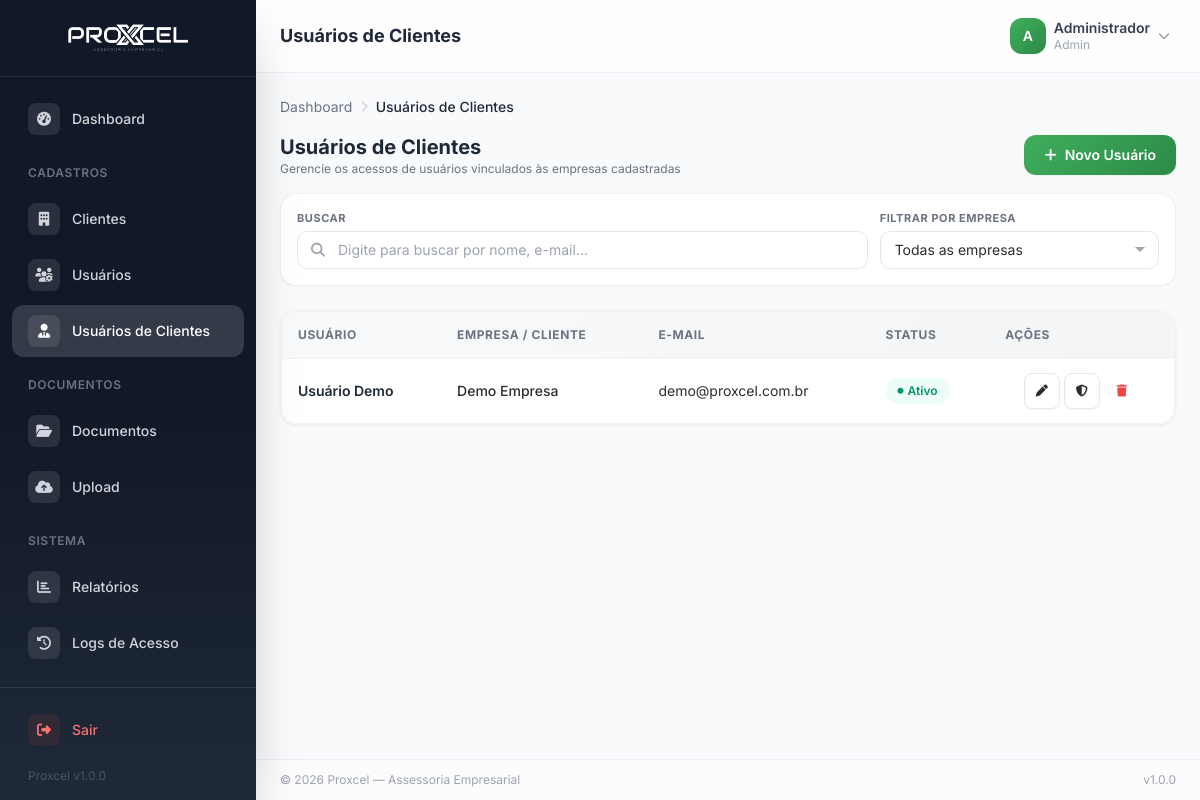
Screenshot of /pages/usuarios_clientes/index.php (signed in) with the database file from the repository.
### tables this page shows
CREATE TABLE IF NOT EXISTS `ctempresa_proxcel_usuarios_clientes` (
    `id` INT UNSIGNED AUTO_INCREMENT PRIMARY KEY,
    `cliente_id` INT UNSIGNED NOT NULL,
    `nome` VARCHAR(255) NOT NULL,
    `email` VARCHAR(255) NOT NULL UNIQUE,
    `senha` VARCHAR(255) NOT NULL,
    `telefone` VARCHAR(20) DEFAULT NULL,
    `status` ENUM('ativo','inativo','bloqueado') NOT NULL DEFAULT 'ativo',
    `ultimo_acesso` DATETIME DEFAULT NULL,
    `criado_em` DATETIME NOT NULL DEFAULT CURRENT_TIMESTAMP,
    `atualizado_em` DATETIME NOT NULL DEFAULT CURRENT_TIMESTAMP ON UPDATE CURRENT_TIMESTAMP,
    INDEX `idx_cliente` (`cliente_id`),
    INDEX `idx_status` (`status`),
    INDEX `idx_email` (`email`),
    FOREIGN KEY (`cliente_id`) REFERENCES `ctempresa_proxcel_clientes`(`id`) ON DELETE CASCADE
);

CREATE TABLE IF NOT EXISTS `ctempresa_proxcel_clientes` (
    `id` INT UNSIGNED AUTO_INCREMENT PRIMARY KEY,
    `razao_social` VARCHAR(255) NOT NULL,
    `nome_fantasia` VARCHAR(255) DEFAULT NULL,
    `cnpj` VARCHAR(18) UNIQUE DEFAULT NULL,
    `cpf` VARCHAR(14) UNIQUE DEFAULT NULL,
    `email` VARCHAR(255) NOT NULL,
    `telefone` VARCHAR(20) DEFAULT NULL,
    `celular` VARCHAR(20) DEFAULT NULL,
    `cep` VARCHAR(10) DEFAULT NULL,
    `endereco` VARCHAR(255) DEFAULT NULL,
    `numero` VARCHAR(20) DEFAULT NULL,
    `complemento` VARCHAR(100) DEFAULT NULL,
    `bairro` VARCHAR(100) DEFAULT NULL,
    `cidade` VARCHAR(100) DEFAULT NULL,
    `estado` CHAR(2) DEFAULT NULL,
    `observacoes` TEXT DEFAULT NULL,
    `status` ENUM('ativo','inativo') NOT NULL DEFAULT 'ativo',
    `criado_em` DATETIME NOT NULL DEFAULT CURRENT_TIMESTAMP,
    `atualizado_em` DATETIME NOT NULL DEFAULT CURRENT_TIMESTAMP ON UPDATE CURRENT_TIMESTAMP,
    `criado_por` INT UNSIGNED DEFAULT NULL,
    `atualizado_por` INT UNSIGNED DEFAULT NULL,
    INDEX `idx_status` (`status`),
    INDEX `idx_razao_social` (`razao_social`),
    INDEX `idx_cnpj` (`cnpj`),
    INDEX `idx_email` (`email`)
);

### includes/permissions.php (called while the page is built, shortened)
<?php
require_once __DIR__ . '/../config/database.php';
class Permissions {
    private static $cache = [];
    public static function has($chave) {
        $userId = $_SESSION['user_id'];
        $userTipo = $_SESSION['user_tipo'];
        $userTipoAcesso = $_SESSION['user_tipo_acesso'] ?? 'sistema';
        if ($userTipo === 'admin') return true;
        $cacheKey = $userId . '_' . $userTipoAcesso . '_' . $chave;
        $tipoPerm = db()->fetch(
            "SELECT tp.id FROM " . tb('tipo_usuario_permissoes') . " tp
             JOIN " . tb('permissoes') . " p ON p.id = tp.permissao_id
             WHERE tp.tipo_usuario = ? AND p.chave = ?",
            [$userTipo, $chave]
        );
        self::$cache[$cacheKey] = ($tipoPerm !== false);
        return self::$cache[$cacheKey];
    }
}

### config/database.php (called while the page is built, shortened)
<?php
class Database {
    private static $instance = null;
    private $pdo;
    private function __construct() {
        $dsn = "mysql:host=" . DB_HOST . ";dbname=" . DB_NAME . ";charset=" . DB_CHARSET;
        $options = [
            PDO::ATTR_ERRMODE            => APP_DEBUG ? PDO::ERRMODE_EXCEPTION : PDO::ERRMODE_SILENT,
            PDO::ATTR_DEFAULT_FETCH_MODE => PDO::FETCH_ASSOC,
            PDO::ATTR_EMULATE_PREPARES   => false,
            PDO::MYSQL_ATTR_INIT_COMMAND => "SET NAMES " . DB_CHARSET,
        ];
        try {
            $this->pdo = new PDO($dsn, DB_USER, DB_PASS, $options);
        } catch (PDOException $e) {
            if (APP_DEBUG) {
                die("Erro de conexão: " . $e->getMessage());
            } else {
                error_log("Database connection error: " . $e->getMessage());
                die("Erro interno do servidor. Tente novamente mais tarde.");
            }
        }
    }
    public static function getInstance() {
        if (self::$instance === null) {
            self::$instance = new self();
        }
        return self::$instance;
    }
    public function query($sql, $params = []) {
        $stmt = $this->pdo->prepare($sql);
        $stmt->execute($params);
        return $stmt;
    }
    public function fetchAll($sql, $params = []) {
        $stmt = $this->query($sql, $params);
        return $stmt->fetchAll();
    }
    public static function table($name) {
        return DB_TABLE_PREFIX . $name;
    }
}
function db() {
    return Database::getInstance();
}
function tb($name) {
    return Database::table($name);
}

### includes/security.php (called while the page is built, shortened)
<?php
require_once __DIR__ . '/../config/database.php';
class Security {
    public static function escape($value) {
        return htmlspecialchars($value ?? '', ENT_QUOTES, 'UTF-8');
    }
}
function e($value) {
    return Security::escape($value);
}

### pages/usuarios_clientes/index.php (the view, shortened to what this page needs)
<?php
require_once __DIR__ . '/../../templates/header.php';
$usuarios = db()->fetchAll(
    "SELECT uc.*, c.razao_social, c.nome_fantasia
     FROM " . tb('usuarios_clientes') . " uc
     JOIN " . tb('clientes') . " c ON c.id = uc.cliente_id
     ORDER BY uc.nome ASC"
);
?>
<?= breadcrumb([
    ['label' => 'Dashboard', 'url' => APP_URL . '/pages/dashboard.php'],
    ['label' => 'Usuários de Clientes', 'url' => '#']
]) ?>
<div class="flex items-center justify-between gap-4 mb-4">
    <div>
        <h2 class="text-xl font-bold text-gray-800">Usuários de Clientes</h2>
        <p class="text-xs text-gray-500">Gerencie os acessos de usuários vinculados às empresas cadastradas</p>
    </div>
    <?php if (Permissions::has('usuarios_clientes.criar')): ?>
        <a href="<?= APP_URL ?>/pages/usuarios_clientes/form.php" class="btn btn-primary shadow-sm text-sm">
            <i class="fas fa-plus"></i> Novo Usuário
        </a>
    <?php endif; ?>
</div>
<div class="filter-card">
    <div class="grid grid-cols-1 sm:grid-cols-2 lg:grid-cols-12 gap-3 items-end">
        <div class="lg:col-span-8">
            <label class="text-[11px] font-bold text-gray-500 uppercase tracking-wider mb-1 block">Buscar</label>
            <div class="search-box">
                <i class="fas fa-search search-icon"></i>
                <input type="text" id="userSearchInput" placeholder="Digite para buscar por nome, e-mail..."
                    class="form-control !py-2 text-sm w-full" style="padding-left: 2.5rem;">
            </div>
        </div>
        <div class="lg:col-span-4">
            <div class="flex justify-between items-center mb-1">
                <label class="text-[11px] font-bold text-gray-500 uppercase tracking-wider block">Filtrar por
                    Empresa</label>
            </div>
            <select id="userClienteFilter" class="select2 form-control !py-2 text-sm w-full"
                data-placeholder="Todas as empresas">
                <option value="">Todas as empresas</option>
            </select>
        </div>
    </div>
</div>
<div class="card animate-fadeInUp">
    <div class="table-container">
        <table class="data-table" id="userDataTable">
            <thead>
                <tr>
                    <th>Usuário</th>
                    <th class="hidden sm:table-cell">Empresa / Cliente</th>
                    <th class="hidden md:table-cell">E-mail</th>
                    <th>Status</th>
                    <th class="text-center" data-no-sort>Ações</th>
                </tr>
            </thead>
            <tbody>
                <?php if (empty($usuarios)): ?>
                    <tr>
                        <td colspan="5" class="text-center py-12 text-gray-400">
                            <i class="fas fa-user-tie text-4xl mb-3 block text-gray-300"></i>
                            <p class="font-medium text-gray-600">Nenhum usuário encontrado.</p>
                        </td>
                    </tr>
                <?php else: ?>
                    <?php foreach ($usuarios as $u): ?>
                        <tr class="user-row" data-cliente-id="<?= $u['cliente_id'] ?>">
                            <td>
                                <p class="font-semibold text-gray-800 text-sm"><?= e($u['nome']) ?></p>
                            </td>
                            <td class="hidden sm:table-cell text-sm text-gray-600 font-medium">
                                <?= e($u['nome_fantasia'] ?: $u['razao_social']) ?>
                            </td>
                            <td class="hidden md:table-cell text-sm text-gray-600">
                                <?= e($u['email']) ?>
                            </td>
                            <td>
                                <span class="badge <?= $u['status'] === 'ativo' ? 'badge-success' : 'badge-danger' ?>">
                                    <i class="fas fa-circle text-[6px]"></i> <?= ucfirst($u['status']) ?>
                                </span>
                            </td>
                            <td>
                                <div class="flex items-center justify-center gap-1">
                                    <?php if (Permissions::has('usuarios_clientes.editar')): ?>
                                        <a href="<?= APP_URL ?>/pages/usuarios_clientes/form.php?id=<?= $u['id'] ?>"
                                            class="btn btn-sm btn-secondary btn-icon" title="Editar"><i
                                                class="fas fa-pen text-xs"></i></a>
                                        <a href="<?= APP_URL ?>/pages/usuarios/permissoes.php?id=<?= $u['id'] ?>&tipo_acesso=cliente"
                                            class="btn btn-sm btn-secondary btn-icon" title="Permissões"><i
                                                class="fas fa-shield-alt text-xs"></i></a>
                                    <?php endif; ?>
                                    <?php if (Permissions::has('usuarios_clientes.excluir')): ?>
                                        <button onclick="deleteUser(<?= $u['id'] ?>)"
                                            class="btn btn-sm btn-icon text-red-500 hover:bg-red-50" title="Excluir"><i
                                                class="fas fa-trash text-xs"></i></button>
                                    <?php endif; ?>
                                </div>
                            </td>
                        </tr>
                    <?php endforeach; ?>
                <?php endif; ?>
            </tbody>
        </table>
    </div>
</div>
<?php include __DIR__ . '/../../templates/footer.php'; ?>

### assets/css/app.css (style rules this page uses)
:root { --proxcel-primary: #3EAF5C; --proxcel-dark: #2D8A47; --proxcel-light: #5CC97A; --proxcel-50: #ECFDF0; --text-primary: #2D2D2D; --text-secondary: #6B7280; }
* { -webkit-tap-highlight-color: transparent; }
body { font-family: 'Inter', system-ui, -apple-system, sans-serif; color: var(--text-primary); overscroll-behavior: none; }
.card { background: #fff; border-radius: 1rem; border: 1px solid rgba(0, 0, 0, 0.05); box-shadow: 0 1px 3px rgba(0, 0, 0, 0.04), 0 1px 2px rgba(0, 0, 0, 0.02); transition: all 0.2s ease; }
.btn { display: inline-flex; align-items: center; justify-content: center; gap: 0.5rem; padding: 0.625rem 1.25rem; font-size: 0.875rem; font-weight: 600; border-radius: 0.75rem; transition: all 0.2s ease; cursor: pointer; border: none; outline: none; }
.btn-primary { background: linear-gradient(135deg, var(--proxcel-primary), var(--proxcel-dark)); color: #fff; box-shadow: 0 2px 8px rgba(62, 175, 92, 0.3); }
.btn-secondary { background: #fff; color: var(--text-primary); border: 1px solid #e5e7eb; box-shadow: 0 1px 2px rgba(0, 0, 0, 0.04); }
.btn-sm { padding: 0.375rem 0.75rem; font-size: 0.8125rem; border-radius: 0.5rem; }
.btn-icon { padding: 0.5rem; width: 2.25rem; height: 2.25rem; }
.form-control { width: 100%; padding: 0.625rem 0.875rem; font-size: 0.875rem; color: var(--text-primary); background: #fff; border: 1.5px solid #e5e7eb; border-radius: 0.625rem; transition: all 0.2s ease; outline: none; }
.form-control::placeholder { color: #9ca3af; }
select.form-control { appearance: none; background-repeat: no-repeat; background-position: right 0.75rem center; padding-right: 2.5rem; }
.filter-card { background: #ffffff; border-radius: 1rem; border: 1px solid rgba(0, 0, 0, 0.06); box-shadow: 0 1px 3px rgba(0, 0, 0, 0.03); padding: 1rem; margin-bottom: 1.5rem; }
.table-container { overflow-x: auto; border-radius: 1rem; border: 1px solid rgba(0, 0, 0, 0.05); }
.data-table { width: 100%; border-collapse: collapse; }
.data-table thead { background: linear-gradient(135deg, #f9fafb, #f3f4f6); }
.data-table th { padding: 0.875rem 1rem; text-align: left; font-size: 0.75rem; font-weight: 700; color: var(--text-secondary); text-transform: uppercase; letter-spacing: 0.05em; white-space: nowrap; }
.data-table td { padding: 0.875rem 1rem; font-size: 0.875rem; color: var(--text-primary); border-top: 1px solid #f3f4f6; vertical-align: middle; }
.data-table tbody tr { transition: background 0.15s ease; }
.badge { display: inline-flex; align-items: center; gap: 0.25rem; padding: 0.25rem 0.75rem; font-size: 0.75rem; font-weight: 600; border-radius: 99px; }
.badge-success { background: #ECFDF5; color: #059669; }
.search-box { position: relative; }
.search-box input { padding-left: 2.75rem; }
.search-box .search-icon { position: absolute; left: 0.875rem; top: 50%; transform: translateY(-50%); color: #9ca3af; font-size: 0.875rem; }
.animate-fadeInUp { animation: fadeInUp 0.4s ease-out; }

### rows the page displays
ctempresa_proxcel_usuarios_clientes: nome "Usuário Demo", cliente.nome_fantasia "Demo Empresa", email "demo@proxcel.com.br", status "Ativo"

### other values shown
APP_NAME "Proxcel"
APP_VERSION "1.0.0"
$pageTitle "Usuários de Clientes"
getInitials($currentUser['nome']) "A"
$currentUser['nome'] "Administrador"
$currentUser['tipo'] "Admin"
$item['label'] "Dashboard"
$item['label'] "Usuários de Clientes"
